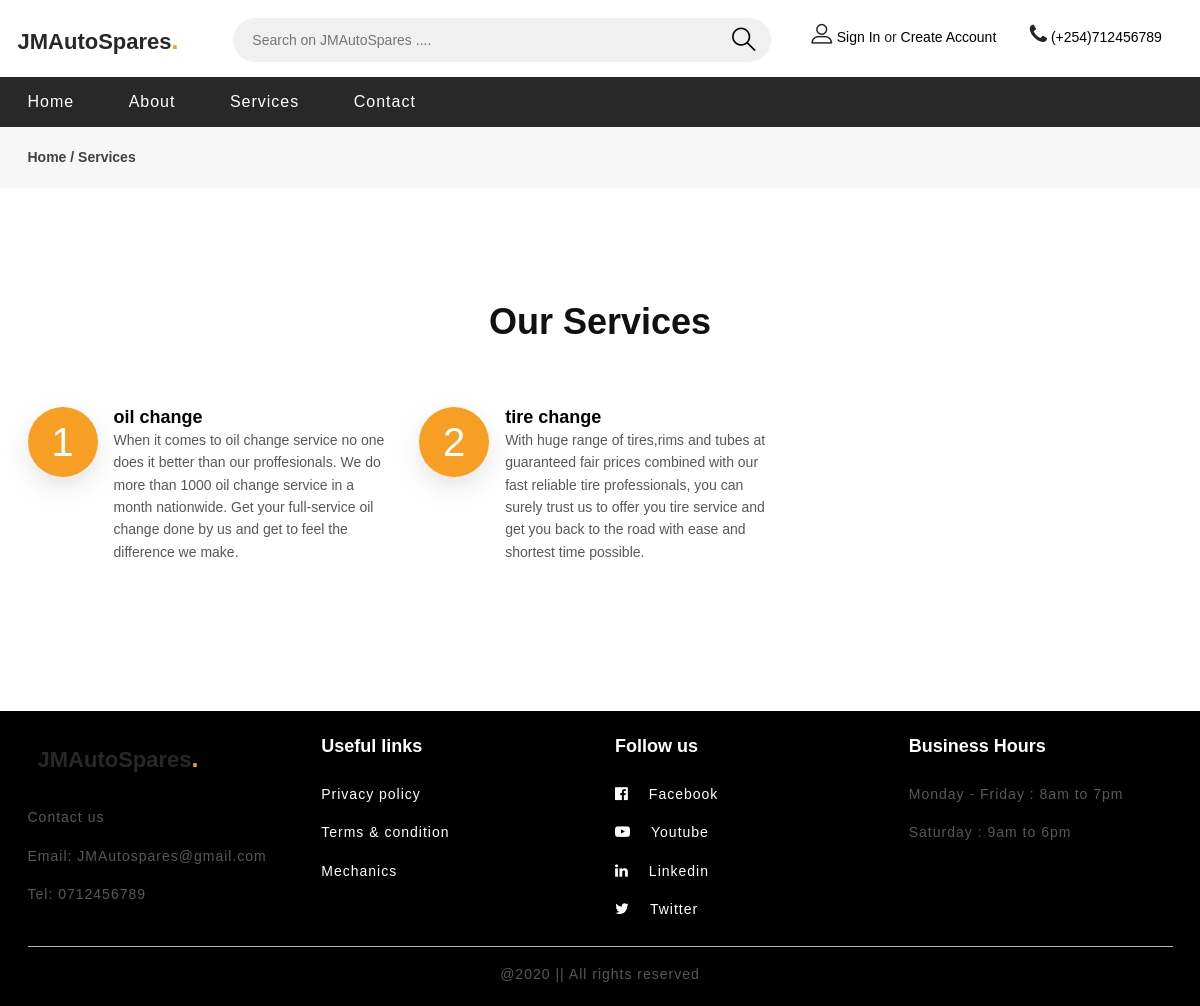
The app's page /service.php with its own data.
### tables this page shows
CREATE TABLE `service` (
  `service_id` int(11) NOT NULL,
  `name` varchar(255) NOT NULL,
  `info` varchar(255) NOT NULL
);

### service.php (the view)
<?php
include 'db.php';
include 'includes/header.php';
include 'includes/nav.php';
?>
    <div class="page-top-info">
        <div class="container">
            <div class="site-pagination">
                <a href="">Home</a> /
                <a href="">Services</a>
            </div>
        </div>
    </div>
    <section class="ftco-section">
        <div class="container">
            <div class="row justify-content-center pb-5 mb-3">
                <div class="col-md-7 heading-section text-center ftco-animate">
                    <h2>Our Services</h2>
                </div>
            </div>
            <div class="row">
                <?php
                $n = 0;
                $n++;
                $query = mysqli_query($con, "SELECT * FROM service") or die(mysqli_error());
                while ($fetch = mysqli_fetch_array($query)) {
                    ?>
                    <div class="col-md-4 services ftco-animate">
                        <div class="d-block d-flex">
                            <div class="icon d-flex justify-content-center align-items-center">
                                <span><?php echo $n++ ?></span>
                            </div>
                            <div class="media-body pl-3">
                                <h3 class="heading"><?php echo $fetch['name']?></h3>
                                <p><?php echo $fetch['info']?></p>
                            </div>
                        </div>
                    </div>
                    <?php
                }
                ?>
            </div>
        </div>
    </section>
<?php
include 'includes/footer.php';
include 'includes/scripts.php';

### css/style.css (style rules this page uses)
html, body { height: 100%; font-family: 'Josefin Sans', sans-serif; -webkit-font-smoothing: antialiased; font-smoothing: antialiased; }
h1, h2, h3, h4, h5, h6 { margin: 0; color: #111111; font-weight: 600; }
h2 { font-size: 36px; }
h3 { font-size: 30px; }
p { font-size: 14px; color: #585858; line-height: 1.6; }
.ftco-section { padding: 7em 0; position: relative; }
.services { display: block; width: 100%; position: relative; -moz-transition: all 0.3s ease; -o-transition: all 0.3s ease; -webkit-transition: all 0.3s ease; -ms-transition: all 0.3s ease; transition: all 0.3s ease; }
.services .d-block { margin-bottom: 20px; }
.services .icon { line-height: 1.3; position: relative; width: 70px; height: 70px; margin: 0 auto; position: relative; z-index: 0; border-radius: 50%; background: #f79f24; -webkit-box-shadow: 0px 10px 30px -4px rgba(0, 0, 0, 0.15); -moz-box-shadow: 0px 10px 30px -4px rgba(0, 0, 0, 0.15); box-shadow: 0px 10px 30px -4px rgba(0, 0, 0, 0.15); }
.services .icon span { font-size: 40px; color: #fff; }
.services .media-body h3 { font-weight: 700; font-size: 18px; color: #000000; }
.page-top-info { background: #f8f7f7; padding: 20px 0 20px; }
.site-pagination { font-size: 14px; font-weight: 600; color: #414141; }
.site-pagination a { display: inline-block; font-size: 14px; color: #414141; }
@media (min-width: 1200px) { .container { max-width: 1175px; } }

### records on screen
service: name "oil change", info "When it comes to oil change service no one does it better than our proffesionals. We do more than 1000 oil change service in a month nationwide. Get your full-service oil change done by us and get to feel the difference we make."
service: name "tire change", info "With huge range of tires,rims and tubes at guaranteed fair prices combined with our fast reliable tire professionals, you can surely trust us to offer you tire service and get you back to the road with ease and shortest time possible."
